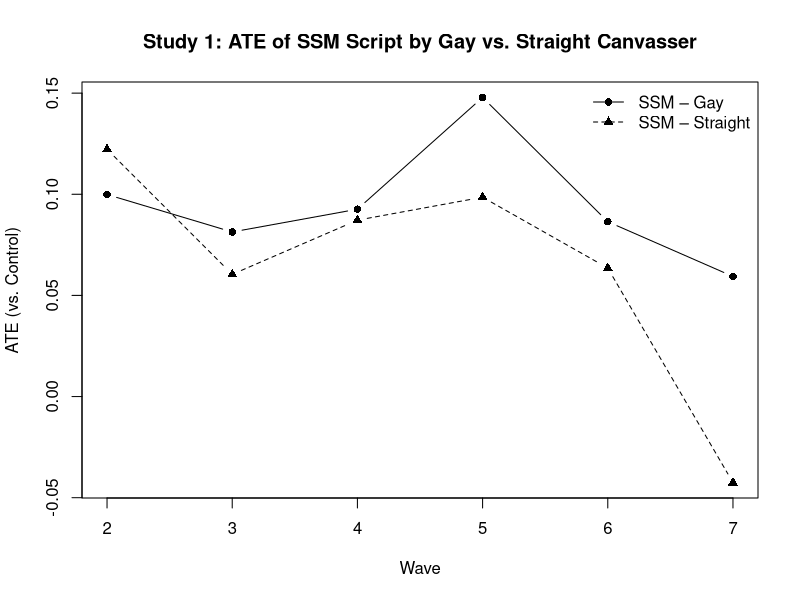

Write R code to recreate this figure.
## ---- chunk 1
# Global chunk options for reproducibility
knitr::opts_chunk$set(echo = TRUE, warning = FALSE, message = FALSE)
## ---- chunk 2
# Uncomment to install rmarkdown if necessary
# install.packages("rmarkdown")
# Load the data
gay <- read.csv("gay.csv", stringsAsFactors = TRUE)
## ---- chunk 3
# Recode long treatment labels into short, analyzable codes
gay$treatment_short <- factor(
  gay$treatment,
  levels = c(
    "No Contact",
    "Recycling Script by Gay Canvasser",
    "Same-Sex Marriage Script by Gay Canvasser",
    "Recycling Script by Straight Canvasser",
    "Same-Sex Marriage Script by Straight Canvasser"
  ),
  labels = c(
    "control",
    "recycle_gay",
    "ssm_gay",
    "recycle_str",
    "ssm_str"
  )
)
## ---- chunk 4
# Peek at data structure and values
head(gay)
summary(gay)
## ---- chunk 5
# Baseline subset for Study 1, wave 1
baseline1 <- gay[gay$study == 1 & gay$wave == 1, ]

# Group means
tapply(baseline1$ssm, baseline1$treatment_short, mean)

# Group standard deviations
tapply(baseline1$ssm, baseline1$treatment_short, sd)
## ---- chunk 6
# Wave 2 subset for Study 1
w2_1 <- gay[gay$study == 1 & gay$wave == 2, ]

# ATE: SSM script by gay canvasser vs. control
ate_gay <- mean(w2_1$ssm[w2_1$treatment_short == "ssm_gay"]) -
           mean(w2_1$ssm[w2_1$treatment_short == "control"])

# ATE: SSM script by straight canvasser vs. control
ate_straight <- mean(w2_1$ssm[w2_1$treatment_short == "ssm_str"]) -
                mean(w2_1$ssm[w2_1$treatment_short == "control"])

# Display ATEs
ate_gay
ate_straight
## ---- chunk 7
# Compare ssm_gay vs recycle_gay
gay_comp <- w2_1[w2_1$treatment_short %in% c("ssm_gay", "recycle_gay"), ]
mean(gay_comp$ssm[gay_comp$treatment_short == "ssm_gay"]) -
  mean(gay_comp$ssm[gay_comp$treatment_short == "recycle_gay"])
## ---- chunk 8
# Compare ssm_str vs recycle_str
str_comp <- w2_1[w2_1$treatment_short %in% c("ssm_str", "recycle_str"), ]
mean(str_comp$ssm[str_comp$treatment_short == "ssm_str"]) -
  mean(str_comp$ssm[str_comp$treatment_short == "recycle_str"])
## ---- chunk 9
waves <- 2:7
ate_gay <- numeric(length(waves))
ate_str <- numeric(length(waves))
for (i in seq_along(waves)) {
  w <- waves[i]
  sub <- gay[gay$study == 1 & gay$wave == w, ]
  ate_gay[i] <- mean(sub$ssm[sub$treatment_short == "ssm_gay"]) -
                mean(sub$ssm[sub$treatment_short == "control"])
  ate_str[i] <- mean(sub$ssm[sub$treatment_short == "ssm_str"]) -
                mean(sub$ssm[sub$treatment_short == "control"])
}
# Summarize all waves
data.frame(
  wave = waves,
  ate_gay = round(ate_gay, 3),
  ate_straight = round(ate_str, 3)
)
## ---- chunk 10
# Plot ATE across waves for gay vs. straight canvassers
plot(waves, ate_gay, type = "b", pch = 16,
     ylim = range(c(ate_gay, ate_str)),
     xlab = "Wave", ylab = "ATE (vs. Control)",
     main = "Study 1: ATE of SSM Script by Gay vs. Straight Canvasser")
lines(waves, ate_str, type = "b", pch = 17, lty = 2)
legend("topright",
       legend = c("SSM – Gay", "SSM – Straight"),
       pch = c(16, 17), lty = c(1, 2),
       bty = "n")
## ---- chunk 11
baseline2 <- gay[gay$study == 2 & gay$wave == 1, ]
# Counts and means by group
table(baseline2$treatment_short)
tapply(baseline2$ssm, baseline2$treatment_short, mean)
## ---- chunk 12
w2_2 <- gay[gay$study == 2 & gay$wave == 2, ]
ate2_w2 <- mean(w2_2$ssm[w2_2$treatment_short == "ssm_gay"]) -
           mean(w2_2$ssm[w2_2$treatment_short == "control"])
ate2_w2
## ---- chunk 13
waves2 <- 2:4
ate2 <- sapply(waves2, function(w) {
  sub <- gay[gay$study == 2 & gay$wave == w, ]
  mean(sub$ssm[sub$treatment_short == "ssm_gay"]) -
    mean(sub$ssm[sub$treatment_short == "control"])
})
data.frame(wave = waves2, ate_gay = round(ate2, 3))
